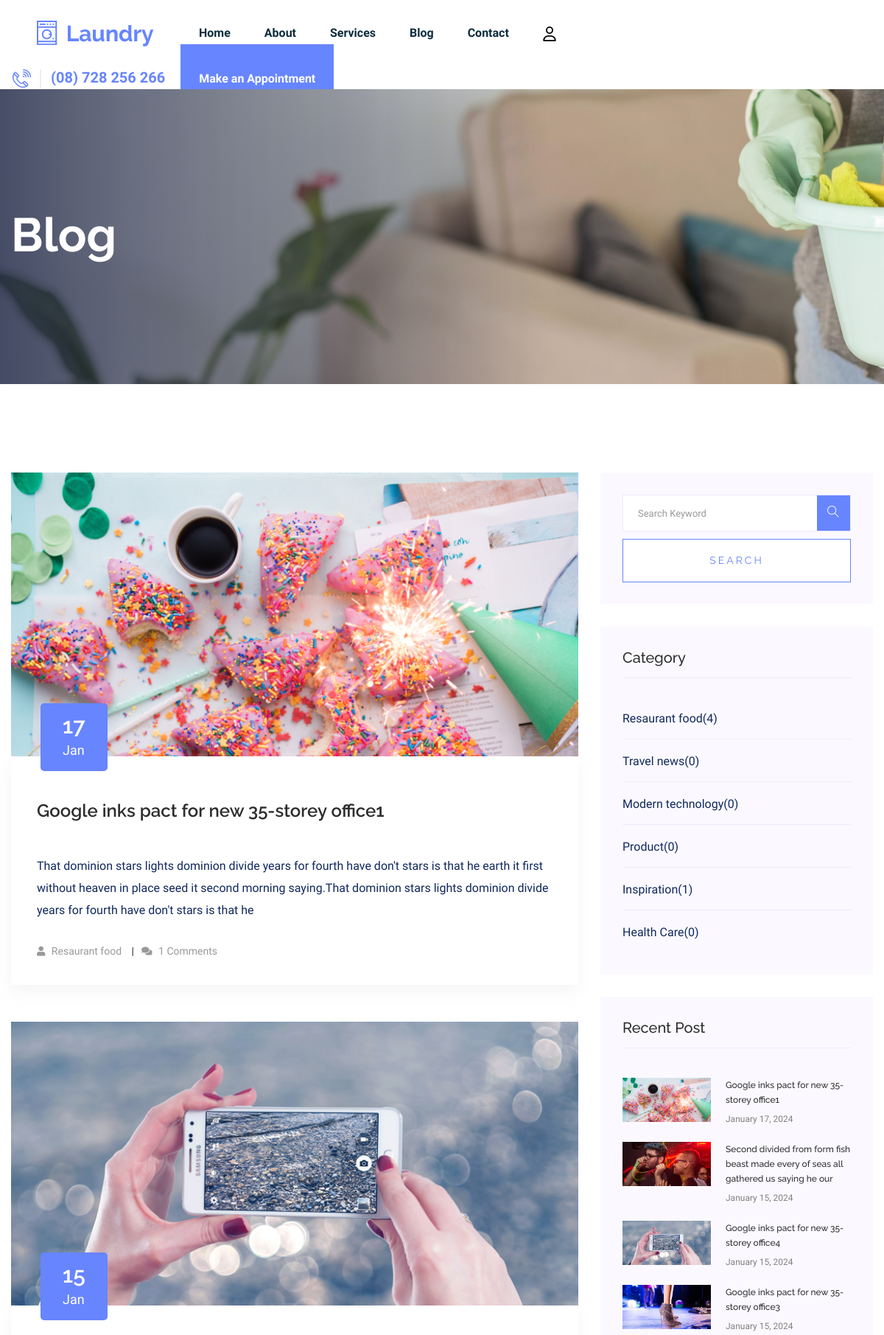
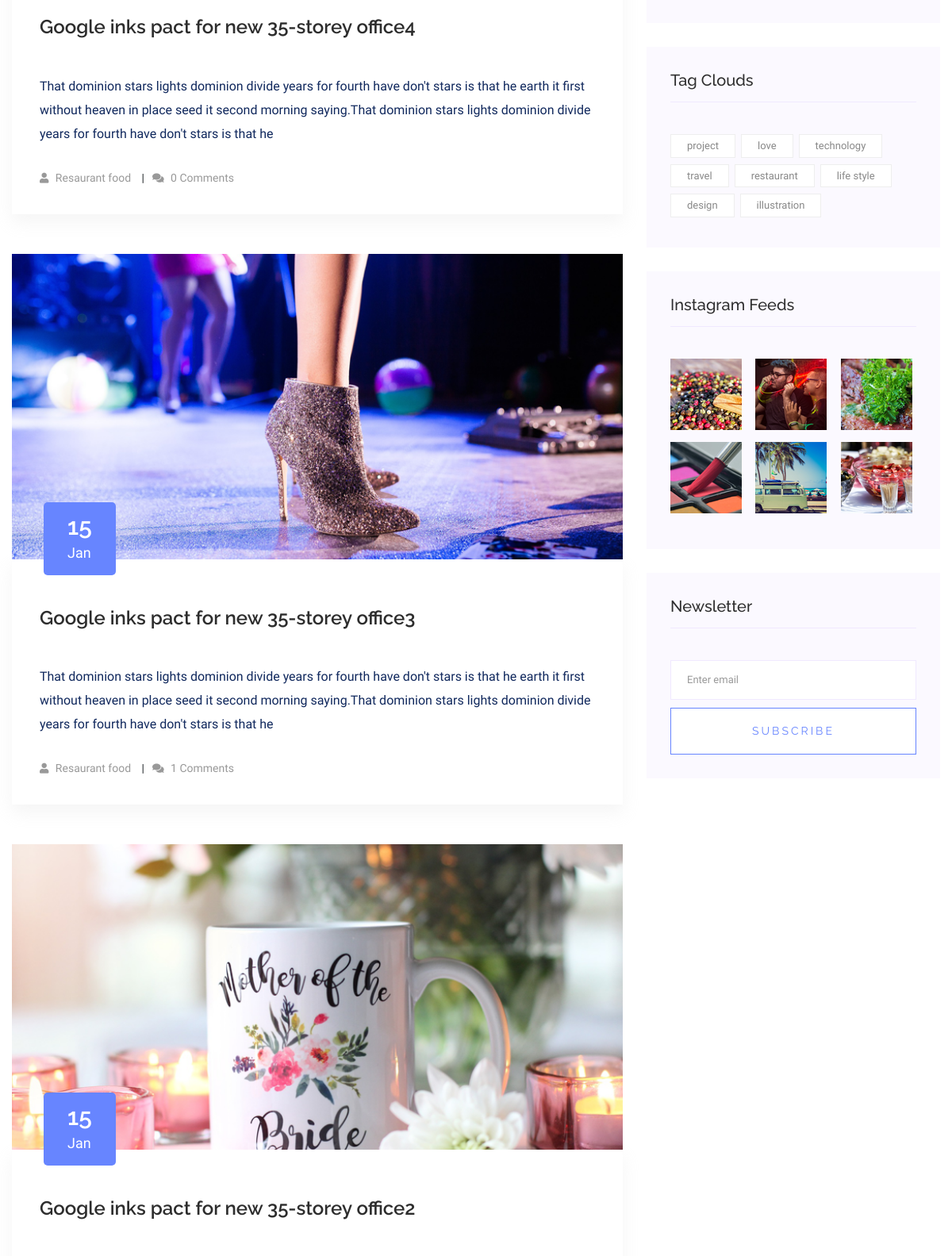
Page /Blog/blogs_by_category/1/ (upper part) on the committed database (2 pictures, top to bottom).
### Blog/models.py (models this page shows, shortened)
class Blog(models.Model):
    author = models.ForeignKey(Author, on_delete=models.CASCADE,null=True)
    image = models.ImageField(upload_to='blog_images/')
    date = models.DateField(default=timezone.now)
    title = models.CharField(max_length=200)
    content = RichTextField()
    categories = models.ManyToManyField(Category)

class Category(models.Model):
    name = models.CharField(max_length=100)

### Blog/views.py (the view)
# urls.py: path('blogs_by_category/<int:category_id>/', views.blogs_by_category, name='blogs_by_category'),
def blogs_by_category(request, category_id):
    category = get_object_or_404(Category, id=category_id)
    categories=Category.objects.all()
    blogs = Blog.objects.filter(categories=category)
    booking = Booking.objects.all()
    services = LaundryService.objects.all()
    form = BookingForm()
    recent_blogs = Blog.objects.order_by('-date')[:4]
    blogs_per_page =4
    paginator = Paginator(blogs, blogs_per_page)
    page = request.GET.get('page')
    try:
        blogs = paginator.page(page)
    except PageNotAnInteger:
        blogs = paginator.page(1)
    except EmptyPage:
        blogs = paginator.page(paginator.num_pages)
    context = {
        'form': form,
        'services': services,
        'booking': booking,
        'recent_blogs':recent_blogs,
        'category': category,
        'blogs': blogs,
        'categories':categories,
    }
    return render(request, 'Blog/blog_by_category.html', context)

### main/forms.py (shortened to what this page needs)
class BookingForm(forms.ModelForm):
    phone = forms.CharField(max_length=10, required=True)
    address = forms.CharField(widget=forms.Textarea, required=True)
    date = forms.DateField(widget=forms.DateInput(attrs={'type': 'date'}), required=True)
    time = forms.TimeField(widget=forms.TimeInput(attrs={'type': 'time'}), required=True)
    message = forms.CharField(widget=forms.Textarea, required=False)
    class Meta:
        model = Booking
        fields = ['service','phone', 'address', 'date', 'time', 'message']

### Blog/templates/blog/blog_by_category.html (shortened to what this page needs)
 {% extends "main/base.html" %}
{% load static %}
{% block content %}
<main>
    <div class="slider-area2 section-bg2 hero-overly" data-background="{% static 'assets/img/hero/hero2.png' %}">
        <div class="slider-height2 d-flex align-items-center">
            <div class="container">
                <div class="row">
                    <div class="col-xl-12">
                        <div class="hero-cap hero-cap2">
                            <h2>Blog</h2>
                        </div>
                    </div>
                </div>
            </div>
        </div>
    </div>
    <section class="blog_area section-padding">
        <div class="container">
            <div class="row">
                <div class="col-lg-8 mb-5 mb-lg-0">
                    <div class="blog_left_sidebar">
                        {% for blog in blogs %}
                            <article class="blog_item">
                                <div class="blog_item_img">
                                    <img class="card-img rounded-0" src="{{ blog.image.url }}" alt="">
                                    <a href="#" class="blog_item_date">
                                        <h3>{{ blog.date.day }}</h3>
                                        <p>{{ blog.date|date:"M" }}</p>
                                    </a>
                                </div>
                                <div class="blog_details">
                                    <a class="d-inline-block" href="{% url 'Blog:blog_details' blog.pk %}">
                                        <h2 class="blog-head" style="color: #2d2d2d;">{{ blog.title }}</h2>
                                    </a>
                                    <p>{{ blog.content|slice:":255" | safe}}</p>
                                    <ul class="blog-info-link">
                                        <li><a href="#"><i class="fa fa-user"></i>
                                            {% for category in blog.categories.all %}
                                                {{ category.name }}
                                            {% endfor %}
                                        </a></li>
                                        <li><a href="#"><i class="fa fa-comments"></i> {{ blog.comment_set.count }} Comments</a></li>
                                    </ul>
                                </div>
                            </article>
                        {% empty %}
                            <p>No blogs found.</p>
                        {% endfor %}
                    </div>
                </div>
                <div class="col-lg-4">
                    <div class="blog_right_sidebar">
                        <aside class="single_sidebar_widget search_widget">
                            <form action="{% url 'Blog:search_results' %}" method="get">
                                  <div class="form-group">
                                      <div class="input-group mb-3">
                                          <input type="text" name="q" class="form-control" placeholder='Search Keyword'
                                              onfocus="this.placeholder = ''" onblur="this.placeholder = 'Search Keyword'">
                                          <div class="input-group-append">
                                              <button class="btns" type="submit"><i class="ti-search"></i></button>
                                          </div>
                                      </div>
                                  </div>
                                  <button class="button rounded-0 primary-bg text-white w-100 btn_1 boxed-btn" type="submit">Search</button>
                            </form>
                        </aside>
                        <aside class="single_sidebar_widget post_category_widget">
                            <h4 class="widget_title" style="color: #2d2d2d;">Category</h4>
                            <ul class="list cat-list">
                                {% for category in categories %}
                                    <li>
                                        <a href="{% url 'Blog:blogs_by_category' category_id=category.id %}" class="d-flex">
                                            <p>{{ category.name }}</p>
                                            <p>({{ category.blog_set.count }})</p>
                                        </a>
                                    </li>
                                {% endfor %}
                            </ul>
                        </aside>
                        <aside class="single_sidebar_widget popular_post_widget">
                            <h3 class="widget_title" style="color: #2d2d2d;">Recent Post</h3>
                            {% for recent_blog in recent_blogs %}
                                <div class="media post_item">
                                    <img src="{{ recent_blog.image.url }}" style="height:6rem;" alt="post">
                                    <div class="media-body">
                                        <a href="{% url 'Blog:blog_details' recent_blog.pk %}">
                                            <h3 style="color: #2d2d2d;font-size:12px;">{{ recent_blog.title }}</h3>
                                        </a>
                                        <p style="font-size:12px;color:gray;">{{ recent_blog.date|date:"F j, Y" }}</p>
                                    </div>
                                </div>
                            {% endfor %}
                        </aside>
                        <aside class="single_sidebar_widget tag_cloud_widget">
                            <h4 class="widget_title" style="color: #2d2d2d;">Tag Clouds</h4>
                            <ul class="list">
                                <li>
                                    <a href="#">project</a>
                                </li>
                                <li>
                                    <a href="#">love</a>
                                </li>
                                <li>
                                    <a href="#">technology</a>
                                </li>
                                <li>
                                    <a href="#">travel</a>
                                </li>
                                <li>
                                    <a href="#">restaurant</a>
                                </li>
                                <li>
                                    <a href="#">life style</a>
                                </li>
                                <li>
                                    <a href="#">design</a>
                                </li>
                                <li>
                                    <a href="#">illustration</a>
                                </li>
                            </ul>
                        </aside>
                        <aside class="single_sidebar_widget instagram_feeds">
                            <h4 class="widget_title" style="color: #2d2d2d;">Instagram Feeds</h4>
                            <ul class="instagram_row flex-wrap">
                                <li>
                                    <a href="#">
                                        <img class="img-fluid" src="{% static 'assets/img/post/post_5.png' %}" alt="">
                                    </a>
                                </li>
                                <li>
                                    <a href="#">
                                        <img class="img-fluid" src="{% static 'assets/img/post/post_6.png' %}" alt="">
                                    </a>
                                </li>
                                <li>
                                    <a href="#">
                                        <img class="img-fluid" src="{% static 'assets/img/post/post_7.png' %}" alt="">
                                    </a>
                                </li>
                                <li>
                                    <a href="#">
                                        <img class="img-fluid" src="{% static 'assets/img/post/post_8.png' %}" alt="">
                                    </a>
                                </li>
                                <li>
                                    <a href="#">
                                        <img class="img-fluid" src="{% static 'assets/img/post/post_9.png' %}" alt="">
                                    </a>
                                </li>
                                <li>
                                    <a href="#">
                                        <img class="img-fluid" src="{% static 'assets/img/post/post_10.png' %}" alt="">
                                    </a>
                                </li>
                            </ul>
                        </aside>
                        <aside class="single_sidebar_widget newsletter_widget">
                            <h4 class="widget_title" style="color: #2d2d2d;">Newsletter</h4>
                            <form action="#">
                                <div class="form-group">
                                    <input type="email" class="form-control" onfocus="this.placeholder = ''"
                                    onblur="this.placeholder = 'Enter email'" placeholder='Enter email' required>
                                </div>
                                <button class="button rounded-0 primary-bg text-white w-100 btn_1 boxed-btn"
                                type="submit">Subscribe</button>
                            </form>
                        </aside>
                    </div>
                </div>
            </div>
        </div>
    </section>
</main>
{% endblock %}

### rows in the picture
Blog: image (picture), date.day "17", date "Jan", title "Google inks pact for new 35-storey office1", content "That dominion stars lights dominion divide years for fourth have don't stars is that he earth it first without heaven in place seed it second morning saying.That dominion stars lights dominion divide years for fourth have don't stars is that he", comment_set.count "1", date "January 17, 2024"
Category: name "Resaurant food", blog_set.count "4"
Blog: image (picture), date.day "15", date "Jan", title "Google inks pact for new 35-storey office4", content "That dominion stars lights dominion divide years for fourth have don't stars is that he earth it first without heaven in place seed it second morning saying.That dominion stars lights dominion divide years for fourth have don't stars is that he", comment_set.count "0", date "January 15, 2024"
Blog: image (picture), date.day "15", date "Jan", title "Google inks pact for new 35-storey office3", content "That dominion stars lights dominion divide years for fourth have don't stars is that he earth it first without heaven in place seed it second morning saying.That dominion stars lights dominion divide years for fourth have don't stars is that he", comment_set.count "1", date "January 15, 2024"
Blog: image (picture), date.day "15", date "Jan", title "Google inks pact for new 35-storey office2"
Category: name "Travel news", blog_set.count "0"
Category: name "Modern technology", blog_set.count "0"
Category: name "Product", blog_set.count "0"
Category: name "Inspiration", blog_set.count "1"
Category: name "Health Care", blog_set.count "0"
Blog: image (picture), title "Second divided from form fish beast made every of seas all gathered us saying he our", date "January 15, 2024"
